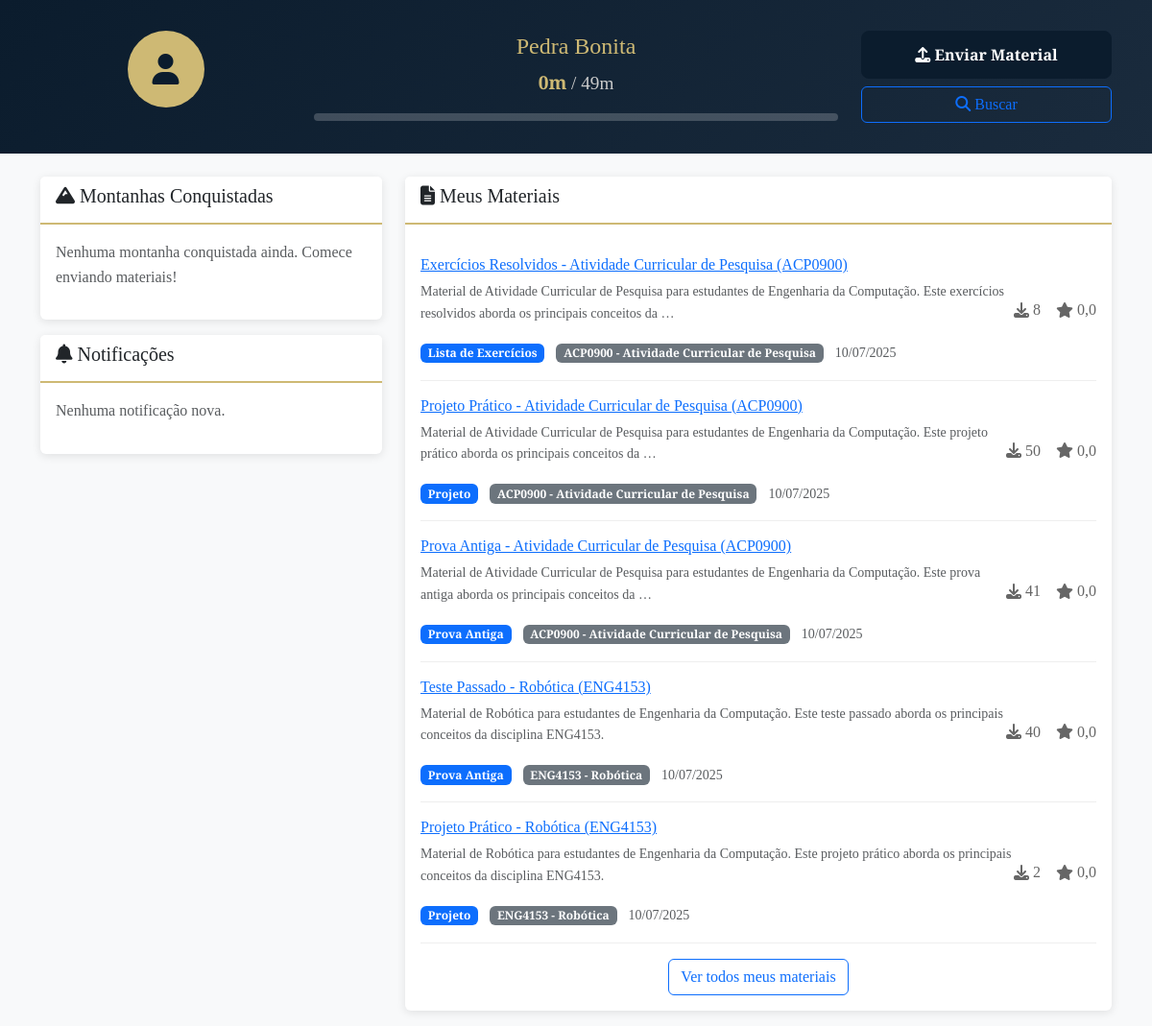
Page /perfil/ (signed in) on the earlier database version.
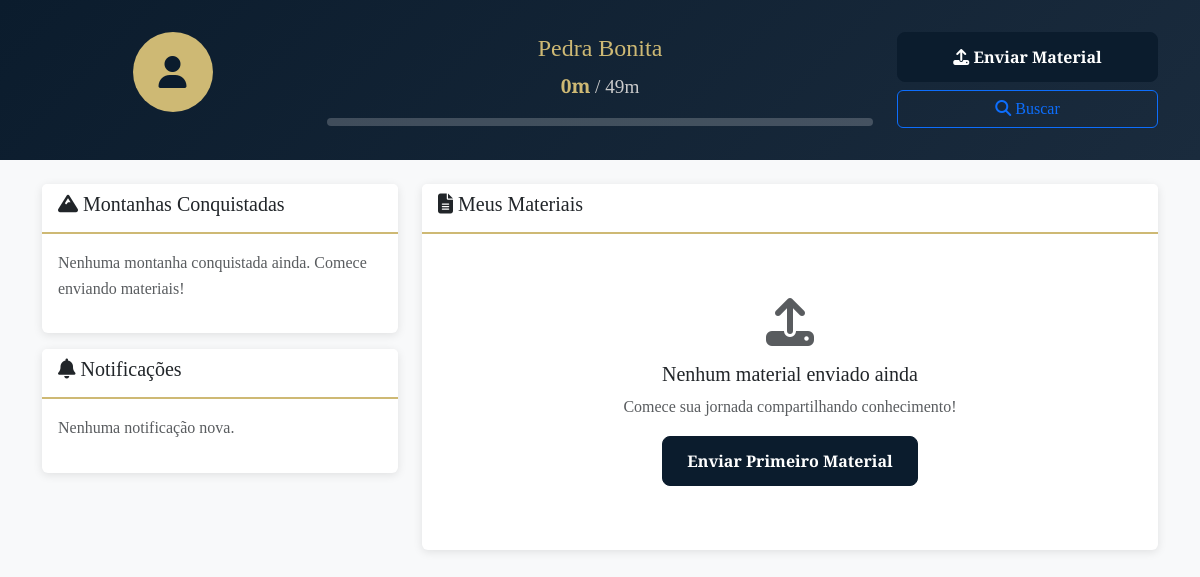
Same page on the later database version.
### materials/models.py (models this page shows, shortened)
class UserProfile(models.Model):
    user = models.OneToOneField(User, on_delete=models.CASCADE, related_name='profile')
    curso = models.CharField(max_length=100, verbose_name="Curso")
    altitude_total = models.IntegerField(default=0, verbose_name="Altitude Total")
    montanha_atual = models.ForeignKey(
        MountainLevel,
        on_delete=models.SET_NULL,
        null=True,
        blank=True,
        verbose_name="Montanha Atual"
    )
    montanhas_conquistadas = models.ManyToManyField(
        MountainLevel,
        through='MountainAchievement',
        related_name='conquistadores',
        verbose_name="Montanhas Conquistadas"
    )
    created_at = models.DateTimeField(auto_now_add=True)
    updated_at = models.DateTimeField(auto_now=True)
    class Meta:
        verbose_name = "Perfil do Usuário"
        verbose_name_plural = "Perfis dos Usuários"

class Material(models.Model):
    TIPO_CHOICES = [
        ('resumo', 'Resumo'),
        ('apostila', 'Apostila'),
        ('exercicios', 'Lista de Exercícios'),
        ('prova', 'Prova Antiga'),
        ('projeto', 'Projeto'),
        ('artigo', 'Artigo'),
        ('outros', 'Outros'),
    ]
    GRAU_CHOICES = [
        ('G1', 'G1'),
        ('G2', 'G2'),
        ('G3', 'G3'),
        ('G4', 'G4'),
    ]
    titulo = models.CharField(max_length=200, verbose_name="Título")
    descricao = models.TextField(verbose_name="Descrição")
    tipo = models.CharField(max_length=20, choices=TIPO_CHOICES, verbose_name="Tipo")
    materia = models.CharField(max_length=100, verbose_name="Matéria")
    grau = models.CharField(max_length=3, choices=GRAU_CHOICES, verbose_name="Grau", blank=True)
    arquivo = models.FileField(upload_to='materiais/', verbose_name="Arquivo")
    autor = models.ForeignKey(User, on_delete=models.CASCADE, verbose_name="Autor")
    data_upload = models.DateTimeField(auto_now_add=True, verbose_name="Data de Upload")
    downloads = models.IntegerField(default=0, verbose_name="Downloads")
    aprovacoes = models.IntegerField(default=0, verbose_name="Aprovações")
    visualizacoes = models.IntegerField(default=0, verbose_name="Visualizações")
    destaque = models.BooleanField(default=False, verbose_name="Material em Destaque")
    tags = models.CharField(max_length=500, blank=True, verbose_name="Tags (separadas por vírgula)")
    class Meta:
        verbose_name = "Material"
        verbose_name_plural = "Materiais"
        ordering = ['-data_upload']
    def rating_medio(self):
        avaliacoes = self.avaliacao_set.all()
        if avaliacoes:
            return sum(a.nota for a in avaliacoes) / len(avaliacoes)
        return 0

### materials/views.py (the view)
# urls.py: path('perfil/', views.perfil, name='perfil'),
@login_required
def perfil(request):
    profile = request.user.profile
    materiais_usuario = Material.objects.filter(autor=request.user).order_by('-data_upload')[:5]
    notificacoes = Notificacao.objects.filter(usuario=request.user, lida=False)[:5]
    conquistas = MountainAchievement.objects.filter(user_profile=profile).order_by('-achieved_at')
    progresso = 0
    if profile.montanha_atual:
        range_atual = profile.montanha_atual.max_altitude - profile.montanha_atual.min_altitude
        progresso_atual = profile.altitude_total - profile.montanha_atual.min_altitude
        progresso = (progresso_atual / range_atual) * 100 if range_atual > 0 else 100
    context = {
        'profile': profile,
        'materiais_usuario': materiais_usuario,
        'notificacoes': notificacoes,
        'conquistas': conquistas,
        'progresso': min(progresso, 100),
    }
    return render(request, 'materials/perfil.html', context)

### templates/materials/perfil.html (shortened to what this page needs)
{% extends 'base.html' %}
{% load static %}
{% block body_class %}perfil-body{% endblock %}
{% block content %}
<div class="perfil-container">
    <div class="perfil-header">
        <div class="container">
            <div class="row align-items-center">
                <div class="col-md-3 text-center">
                    <div class="avatar-section">
                        <div class="user-avatar">
                            <i class="fas fa-user"></i>
                        </div>
                    </div>
                </div>
                <div class="col-md-6">
                    <div class="mountain-progress">
                        <h4 class="current-mountain">
                            {% if profile.montanha_atual %}
                                {{ profile.montanha_atual.name }}
                            {% else %}
                                Pedra Bonita
                            {% endif %}
                        </h4>
                        <div class="altitude-info">
                            <span class="altitude">{{ profile.altitude_total }}m</span>
                            <span class="next-goal">
                                {% if profile.montanha_atual %}
                                    / {{ profile.montanha_atual.max_altitude }}m
                                {% else %}
                                    / 49m
                                {% endif %}
                            </span>
                        </div>
                        <div class="progress-bar">
                        </div>
                    </div>
                </div>
                <div class="col-md-3 text-center">
                    <div class="quick-actions">
                        <a href="{% url 'upload_material' %}" class="btn btn-primary mb-2">
                            <i class="fas fa-upload"></i> Enviar Material
                        </a>
                        <a href="{% url 'buscar_materiais' %}" class="btn btn-outline-primary">
                            <i class="fas fa-search"></i> Buscar
                        </a>
                    </div>
                </div>
            </div>
        </div>
    </div>
    <div class="container mt-4">
        <div class="row">
            <div class="col-md-4">
                <div class="card mountain-achievements">
                    <div class="card-header">
                        <h5><i class="fas fa-mountain"></i> Montanhas Conquistadas</h5>
                    </div>
                    <div class="card-body">
                        {% if conquistas %}
                            {% for conquista in conquistas %}
                                <div class="achievement-item">
                                    <div class="achievement-icon">
                                        <i class="fas fa-flag-checkered"></i>
                                    </div>
                                    <div class="achievement-info">
                                        <h6>{{ conquista.mountain.name }}</h6>
                                        <small class="text-muted">{{ conquista.achieved_at|date:"d/m/Y" }}</small>
                                    </div>
                                </div>
                            {% endfor %}
                        {% else %}
                            <p class="text-muted">Nenhuma montanha conquistada ainda. Comece enviando materiais!</p>
                        {% endif %}
                    </div>
                </div>
                <div class="card notifications mt-3">
                    <div class="card-header">
                        <h5><i class="fas fa-bell"></i> Notificações</h5>
                    </div>
                    <div class="card-body">
                        {% if notificacoes %}
                            {% for notificacao in notificacoes %}
                                <div class="notification-item">
                                    <div class="notification-icon">
                                        {% if notificacao.tipo == 'conquista' %}
                                            <i class="fas fa-trophy text-warning"></i>
                                        {% elif notificacao.tipo == 'comentario' %}
                                            <i class="fas fa-comment text-primary"></i>
                                        {% elif notificacao.tipo == 'avaliacao' %}
                                            <i class="fas fa-star text-warning"></i>
                                        {% else %}
                                            <i class="fas fa-info text-info"></i>
                                        {% endif %}
                                    </div>
                                    <div class="notification-content">
                                        <h6>{{ notificacao.titulo }}</h6>
                                        <p class="small">{{ notificacao.mensagem }}</p>
                                        <small class="text-muted">{{ notificacao.data_criacao|timesince }} atrás</small>
                                    </div>
                                    <div class="notification-actions">
                                        <a href="{% url 'marcar_notificacao_lida' notificacao.id %}" class="btn btn-sm btn-outline-secondary">
                                            <i class="fas fa-check"></i>
                                        </a>
                                    </div>
                                </div>
                            {% endfor %}
                        {% else %}
                            <p class="text-muted">Nenhuma notificação nova.</p>
                        {% endif %}
                    </div>
                </div>
            </div>
            <div class="col-md-8">
                <div class="card user-materials">
                    <div class="card-header">
                        <h5><i class="fas fa-file-alt"></i> Meus Materiais</h5>
                    </div>
                    <div class="card-body">
                        {% if materiais_usuario %}
                            {% for material in materiais_usuario %}
                                <div class="material-item">
                                    <div class="material-info">
                                        <h6><a href="{% url 'detalhe_material' material.id %}">{{ material.titulo }}</a></h6>
                                        <p class="small text-muted">{{ material.descricao|truncatewords:20 }}</p>
                                        <div class="material-meta">
                                            <span class="badge bg-primary">{{ material.get_tipo_display }}</span>
                                            <span class="badge bg-secondary">{{ material.materia }}</span>
                                            <span class="text-muted small">{{ material.data_upload|date:"d/m/Y" }}</span>
                                        </div>
                                    </div>
                                    <div class="material-stats">
                                        <div class="stat">
                                            <i class="fas fa-download"></i>
                                            <span>{{ material.downloads }}</span>
                                        </div>
                                        <div class="stat">
                                            <i class="fas fa-star"></i>
                                            <span>{{ material.rating_medio|floatformat:1 }}</span>
                                        </div>
                                    </div>
                                </div>
                            {% endfor %}
                            <div class="text-center mt-3">
                                <a href="{% url 'buscar_materiais' %}?autor={{ user.username }}" class="btn btn-outline-primary">Ver todos meus materiais</a>
                            </div>
                        {% else %}
                            <div class="empty-state">
                                <i class="fas fa-upload fa-3x text-muted mb-3"></i>
                                <h5>Nenhum material enviado ainda</h5>
                                <p class="text-muted">Comece sua jornada compartilhando conhecimento!</p>
                                <a href="{% url 'upload_material' %}" class="btn btn-primary">Enviar Primeiro Material</a>
                            </div>
                        {% endif %}
                    </div>
                </div>
            </div>
        </div>
    </div>
</div>
{% endblock %}

### templates/base.html (shortened to what this page needs)
<!DOCTYPE html>
<html lang="pt-BR">
<head>
    <link href="https://cdn.jsdelivr.net/npm/bootstrap@5.3.0/dist/css/bootstrap.min.css" rel="stylesheet">
    <link href="https://cdnjs.cloudflare.com/ajax/libs/font-awesome/6.4.0/css/all.min.css" rel="stylesheet">
    {% load static %}
    <link rel="stylesheet" href="{% static 'css/style.css' %}">
</head>
<body class="{% block body_class %}{% endblock %}">
    {% block content %}{% endblock %}
    {% load static %}
</body>
</html>

### static/css/style.css (style rules this page uses)
* { margin: 0; padding: 0; box-sizing: border-box; }
:root { --navy-blue: #0B1C2D; --gold: #CEB974; --white: #ffffff; --font-family: 'Crimson Text', serif; --transition: all 0.3s ease; }
body { font-family: var(--font-family); line-height: 1.6; overflow-x: hidden; }
.btn-primary { background-color: var(--navy-blue); border-color: var(--navy-blue); color: white; font-weight: 600; padding: 0.75rem 1.5rem; border-radius: 8px; transition: var(--transition); }

### templates/materials/perfil.html (style rules this page uses)
.perfil-body { background-color: #f8f9fa; }
.perfil-header { background: linear-gradient(135deg, var(--navy-blue), #1a2b3d); color: white; padding: 2rem 0; }
.user-avatar { width: 80px; height: 80px; background: var(--gold); border-radius: 50%; display: flex; align-items: center; justify-content: center; font-size: 2rem; color: var(--navy-blue); margin: 0 auto 1rem; }
.mountain-progress { text-align: center; }
.current-mountain { color: var(--gold); font-size: 1.5rem; margin-bottom: 0.5rem; }
.altitude-info { font-size: 1.2rem; margin-bottom: 1rem; }
.altitude { font-weight: bold; color: var(--gold); }
.next-goal { color: #ccc; }
.progress-bar { background: rgba(255,255,255,0.2); height: 8px; border-radius: 4px; overflow: hidden; }
.quick-actions .btn { width: 100%; }
.card { border: none; box-shadow: 0 2px 10px rgba(0,0,0,0.1); margin-bottom: 1rem; }
.card-header { background: white; border-bottom: 2px solid var(--gold); font-weight: 600; }
.empty-state { text-align: center; padding: 3rem 1rem; }

Differences in the rows shown:
removed Material: titulo "Exercícios Resolvidos - Atividade Curricular de Pesquisa (ACP0900)", descricao "Material de Atividade Curricular de Pesquisa para estudantes de Engenharia da Computação. Este exercícios resolvidos aborda os principais conceitos da …", tipo "Lista de Exercícios", materia "ACP0900 - Atividade Curricular de Pesquisa", data_upload "10/07/2025", downloads "8", rating_medio "0,0"
removed Material: titulo "Projeto Prático - Atividade Curricular de Pesquisa (ACP0900)", descricao "Material de Atividade Curricular de Pesquisa para estudantes de Engenharia da Computação. Este projeto prático aborda os principais conceitos da …", tipo "Projeto", materia "ACP0900 - Atividade Curricular de Pesquisa", data_upload "10/07/2025", downloads "50", rating_medio "0,0"
removed Material: titulo "Prova Antiga - Atividade Curricular de Pesquisa (ACP0900)", descricao "Material de Atividade Curricular de Pesquisa para estudantes de Engenharia da Computação. Este prova antiga aborda os principais conceitos da …", tipo "Prova Antiga", materia "ACP0900 - Atividade Curricular de Pesquisa", data_upload "10/07/2025", downloads "41", rating_medio "0,0"
removed Material: titulo "Teste Passado - Robótica (ENG4153)", descricao "Material de Robótica para estudantes de Engenharia da Computação. Este teste passado aborda os principais conceitos da disciplina ENG4153.", tipo "Prova Antiga", materia "ENG4153 - Robótica", data_upload "10/07/2025", downloads "40", rating_medio "0,0"
removed Material: titulo "Projeto Prático - Robótica (ENG4153)", descricao "Material de Robótica para estudantes de Engenharia da Computação. Este projeto prático aborda os principais conceitos da disciplina ENG4153.", tipo "Projeto", materia "ENG4153 - Robótica", data_upload "10/07/2025", downloads "2", rating_medio "0,0"
Other differences:
text no longer shown: "Ver todos meus materiais"
text now shown: "Nenhum material enviado ainda Comece sua jornada compartilhando conhecimento! Enviar Primeiro Material"
